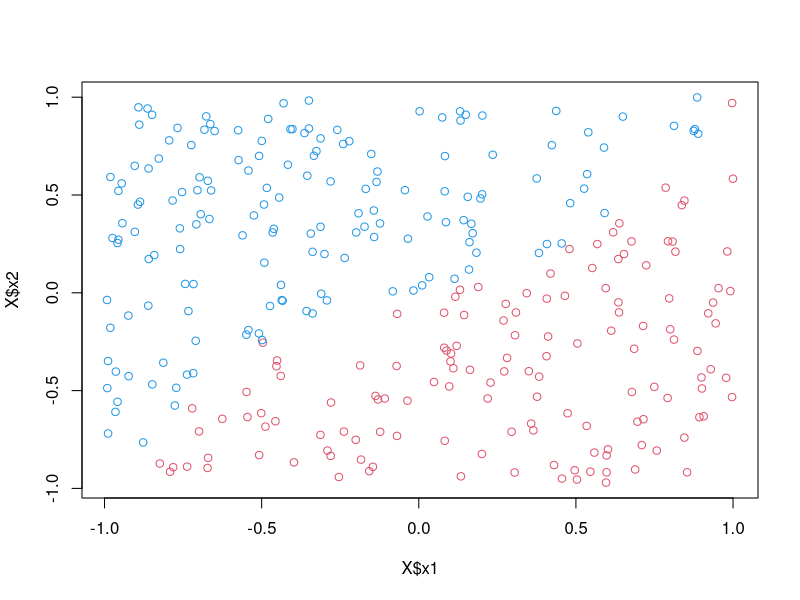
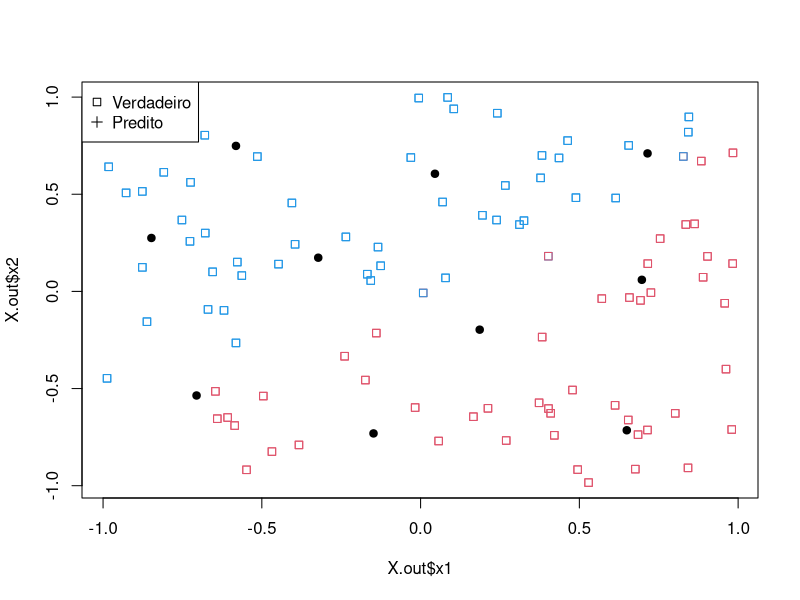

Here is the R script that generated these plots, in order:
library(corpcor)

# Definição da classe das amostras (-1 ou 1, com base em xi)
target <- function(x1, x2){
  return( 2*(x2 - x1 + 0.25*sin(pi*x1)>=0) -1 )
}
# Amostras de treino
N <- 300
X <- data.frame(x1=runif(N, min=-1, max=1),
                x2=runif(N, min=-1, max=1))
Y <- target(X$x1, X$x2)
plot(X$x1, X$x2, col = Y+3)


# Gama = variancia (gaussiana)
rbf <- function(X, Y, K=10, gama = 1.0){
  N <- dim(X)[1] # num. exemplos
  ncols <- dim(X)[2] # num colunas
  
  # Descobrindo centro dos grupos (Kmeans)
  repeat{
    km <- kmeans(X, K)
    # evitar grupo Ki vazio
    if( min(km$size) > 0 ) 
      break
  }
  
  # Calcula saida das gaussianas (cada função de base radial, conjunto PHI)
  Phi <- matrix(rep(NA, (K+1)*N), ncol = K+1)
  mus <- km$centers # Centroids dos neuronios (funcoes RB)
  # Calcular por amostra
  for(lin in 1:N){
    Phi[lin, 1] <- 1 # Bias
    # Varrer dimensoes
    for(col in 1:K){
      Phi[lin, col+1] <- exp( -(1/2*gama*gama) *
                          sum( (X[lin, ] - mus[col, ]) ^ 2 )
                        )
    }
  }
  
    # Ajustar os pesos (Oculta -> Saida)
  w <- pseudoinverse( t(Phi)%*%Phi ) %*% t(Phi) %*% Y
  
  # Arquitetura da rede
  lista <- list()
  lista$pesos <- w
  lista$gama <- gama
  lista$centros <- mus
  lista$Phi <- Phi
  
  return( lista )
}

# 
rbf.predict <- function(modelo, X, classificacao = FALSE){
  gama <- modelo$gama
  centros <- modelo$centros
  w <- modelo$pesos
  N <- dim(X)[1]
  
  # Inicilizando o vetor de resultados
  pred <- rep( w[1],  N)
  
  for(j in 1:N){
    for(k in 1:nrow(centros)){
      pred[j] <- pred[j] + w[k+1] * exp( -(1/2*(gama^2) ) *
                                           sum( (X[j, ] - centros[k, ]) ^ 2 )
                                    )
    }
  }
  
  if(classificacao == TRUE){
    pred <- unlist(lapply( pred, sign ))
    
  }
    
  return( pred )
}

# Treinando o modelo
modelo <- rbf(X, Y, 10)

# Testando o modelo RBF
# Amostras de teste
N.teste <- 100
X.out <- data.frame(x1=runif(N.teste, min=-1, max=1),
                x2=runif(N.teste, min=-1, max=1))
Y.out <- target(X.out$x1, X.out$x2)

# Classificacao do modelo
Y.pred <- rbf.predict(modelo, X.out, TRUE)

# Analise de resultados
erro.medio <- sum(Y.pred != Y.out)/N.teste

plot(X.out$x1, X.out$x2, col = Y.out + 3, pch = 0) # Verdadeiros
points(X.out$x1, X.out$x2, col = Y.pred + 3, pch = 0) # Preditos
points(modelo$centros, col = 'black', pch = 19)
legend('topleft', c('Verdadeiro', 'Predito'), pch = c(0, 3), bg = 'white')
